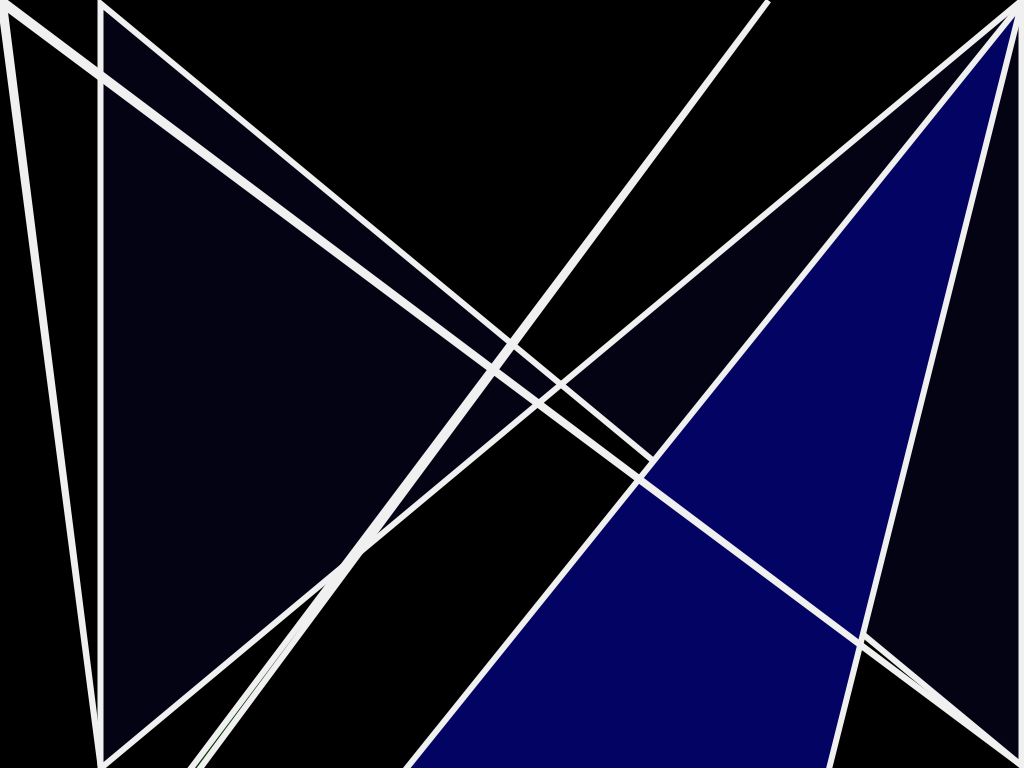
Frame 1 (no input)
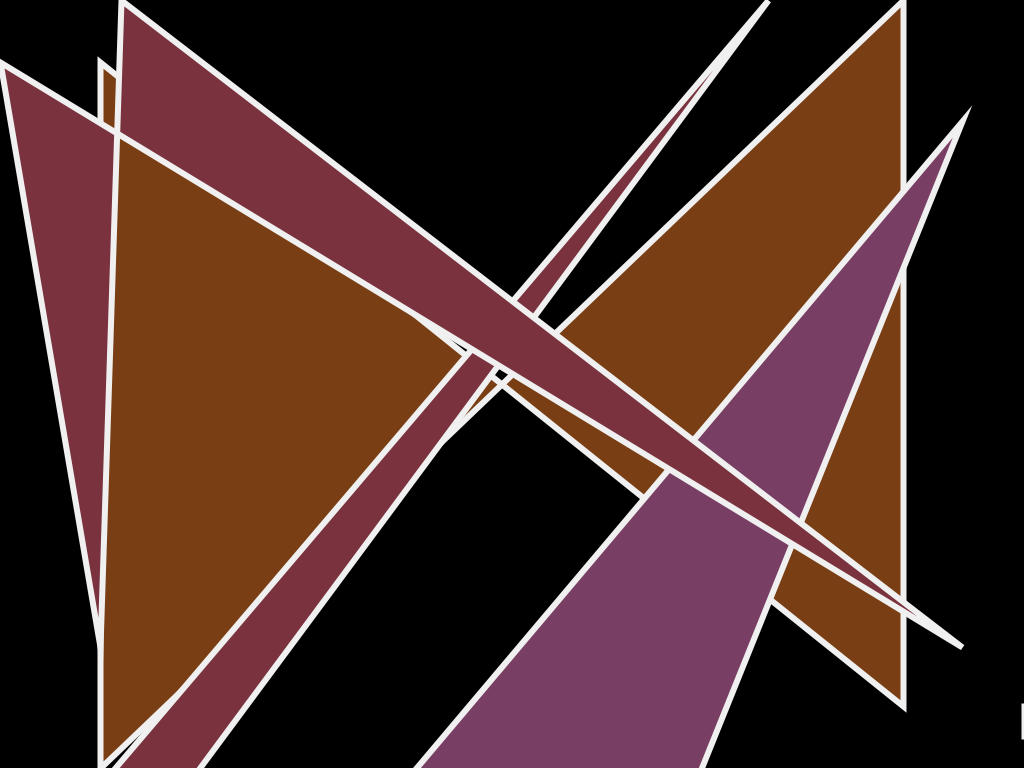
Frame 60 (the mouse pressed at the canvas centre just before this capture)
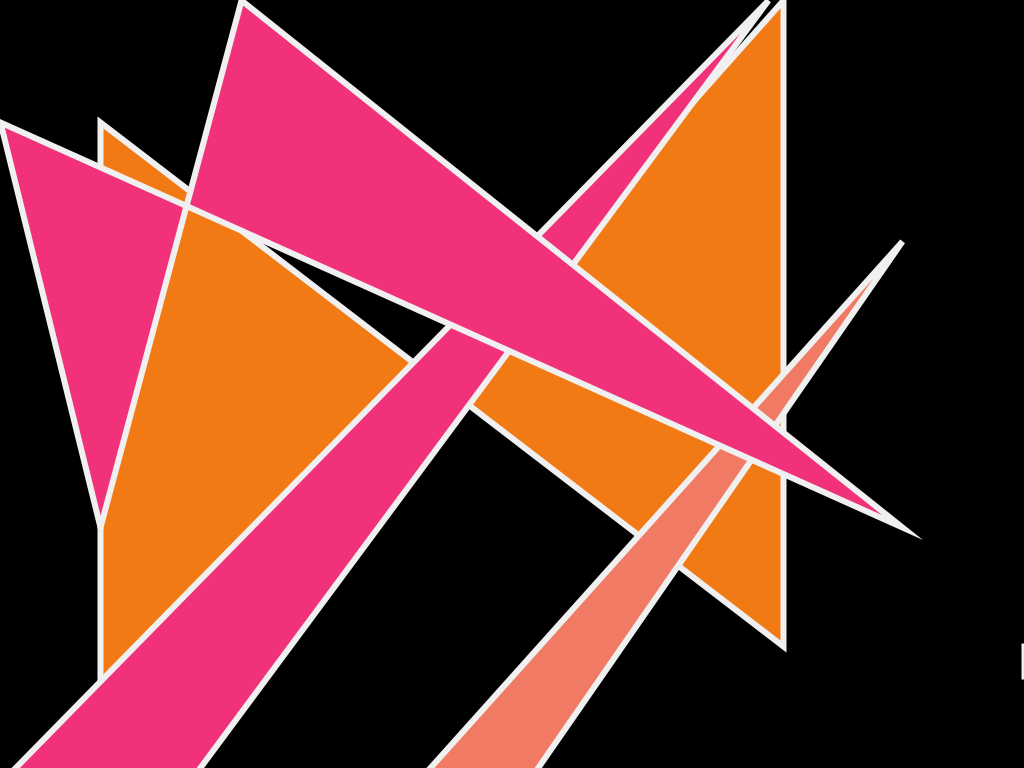
Frame 120 (the mouse held since frame 60 and released just before this capture)

The Processing sketch that drew these frames (run headless with seeded random() and noise(); from frame 60 on, the mouse is pressed at the canvas centre):

// Processing sketch: processing_145059
// ── processing_145059.pde

// Konkuk University
// Department of Dynamic Media
// SOS iDesign
// Name: KIM Jieun
// ID: 201420072

int x = 1; 
int y = 2; 
int xSpeed = 2; 
int ySpeed = 1; 

void setup() {
  colorMode(RGB, 255);
  size (1024,768);
  smooth();
  background(0);
}

void draw() {
  background(0);
  x = x + xSpeed; 
  y = y + ySpeed;
  if ((x > width) || (x < 0)) { 
    xSpeed = xSpeed * -1;
  } 
  if ((y >height) || (y < 0)) { 
    ySpeed = ySpeed * -1;
  } 
 
  //draw a quad
  strokeWeight(6);
  stroke(240);
  
  fill(x, y, 20); 
  quad(width-x, 0, 100, height, 100, y, width-x, height-y);
  
  fill(x, y, 100); 
  quad(width-y, x, height-x, width-x, 30, width, 200, width);
  
  fill(x, 50, y); 
  quad(height, 0, 0, width-x, height, width-x, 10, width); 
  quad(x, 0, 100, height-x, 0, y, width-y, height-x);
  rect(width, height-y, 50, 30);
}
